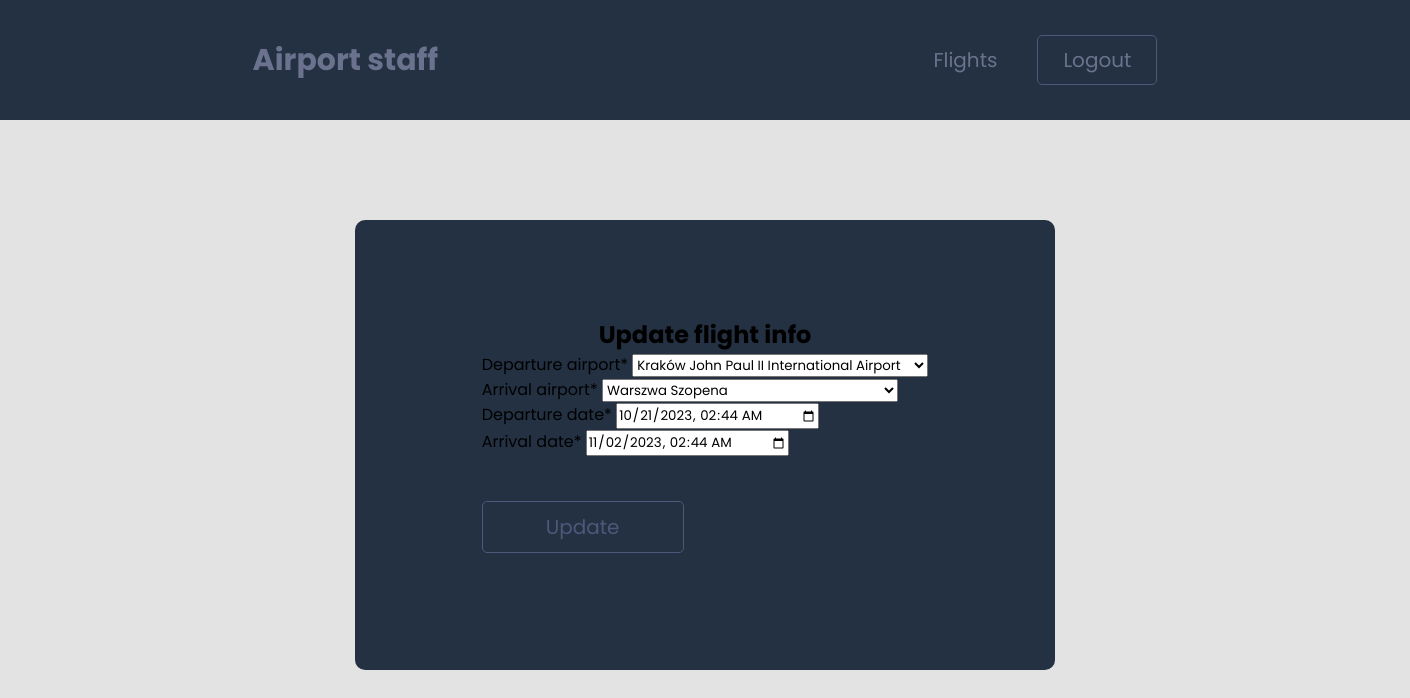
The page /staff/update_flight/7 (signed in) on the database its author committed.
### staff/models.py (models this page shows, shortened)
class Flight(models.Model):
    departure_airport = models.ForeignKey(Airport, on_delete=models.CASCADE, related_name='departures')
    arrival_airport = models.ForeignKey(Airport, on_delete=models.CASCADE, related_name='arrivals')
    departure_date = models.DateTimeField()
    arrival_date = models.DateTimeField()
    class Meta:
        app_label = 'staff'

### staff/views.py (the view)
# urls.py: path('update_flight/<int:pk>', UpdateFlightView.as_view(), name='update_flight'),
class UpdateFlightView(LoginRequiredMixin, SuccessMessageMixin,  UpdateView):
    model = Flight
    form_class = FlightForm
    template_name = 'staff/update_flight.html'
    success_url = reverse_lazy('staff:flights')
    success_message = "The flight data was updated successfully."
    def get_context_data(self, **kwargs):
        context = super().get_context_data(**kwargs)
        context['form'] = self.form_class(instance=self.get_object())
        return context

### staff/forms.py (shortened to what this page needs)
class FlightForm(forms.ModelForm):
    class Meta:
        model = Flight
        fields = '__all__'
    departure_date = forms.DateTimeField(
        input_formats=['%Y-%m-%d %H:%M'],
        widget=forms.TextInput(attrs={'type': 'datetime-local'})
    )
    arrival_date = forms.DateTimeField(
        input_formats=['%Y-%m-%d %H:%M'],
        widget=forms.TextInput(attrs={'type': 'datetime-local'})
    )

### staff/models.py (called while the page is built)
    def __str__(self):
        return self.name

### staff/templates/staff/update_flight.html (shortened to what this page needs)
{% extends "staff/base.html" %}
{% load crispy_forms_tags %}
{% block content %}
<div class="empty-playlist">
    <h2>Update flight info</h2>
    <form method="POST" enctype="multipart/form-data">
        {{ form|crispy }}
        <div>
            <button type="submit" class="submit-button">Update</button>
        </div>
    </form>
</div>
{% endblock content %}

### staff/static/staff/style.css (style rules this page uses)
* { margin: 0; padding: 0; box-sizing: border-box; font-family: 'Poppins', sans-serif; }
body { background-color: #e3e3e3; }
.authentication-form, .empty-playlist, .addmusic { width: 700px; min-height: 450px; margin: 100px auto; padding: 20px 10px 40px 10px; background-color: #233142; border-radius: 10px; display: flex; justify-content: center; align-items: center; flex-direction: column; }
.submit-button { all: unset; cursor: pointer; width: 200px; height: 50px; text-align: center; border: 1px solid #50577A; color: #50577A; font-size: 20px; border-radius: 5px; transition: 0.3s ease-in-out; margin-top: 10%; background-color: #233142; }

### rows shown on the page
Flight: departure_airport "Kraków John Paul II International Airport", arrival_airport "Warszwa Szopena", departure_date "10/21/2023 02:44", arrival_date "11/02/2023 02:44"
